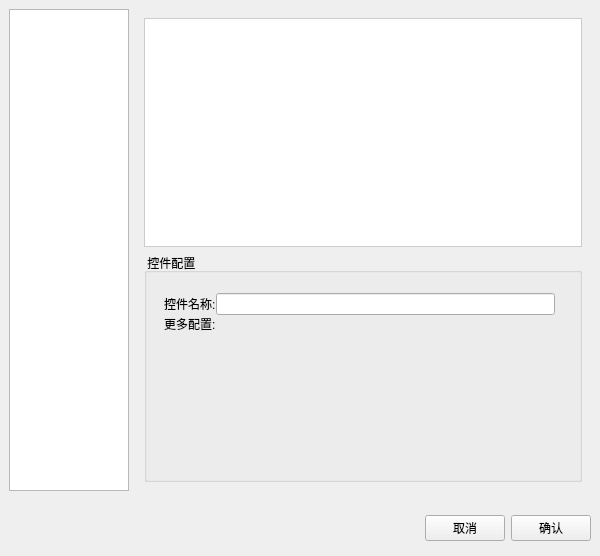
<?xml version="1.0" encoding="UTF-8"?>
<ui version="4.0">
 <class>WidgetSelectionWindow</class>
 <widget class="QWidget" name="WidgetSelectionWindow">
  <property name="geometry">
   <rect>
    <x>0</x>
    <y>0</y>
    <width>600</width>
    <height>556</height>
   </rect>
  </property>
  <property name="windowTitle">
   <string>选择控件</string>
  </property>
  <layout class="QVBoxLayout" name="verticalLayout" stretch="9,1">
   <property name="spacing">
    <number>0</number>
   </property>
   <property name="leftMargin">
    <number>0</number>
   </property>
   <property name="topMargin">
    <number>0</number>
   </property>
   <property name="rightMargin">
    <number>0</number>
   </property>
   <property name="bottomMargin">
    <number>0</number>
   </property>
   <item>
    <widget class="QWidget" name="contentWidget" native="true">
     <layout class="QHBoxLayout" name="horizontalLayout" stretch="1,5">
      <item>
       <widget class="QListWidget" name="widgetList">
        <property name="minimumSize">
         <size>
          <width>120</width>
          <height>0</height>
         </size>
        </property>
       </widget>
      </item>
      <item>
       <widget class="QWidget" name="rightWidget" native="true">
        <layout class="QVBoxLayout" name="verticalLayout_2">
         <item>
          <widget class="QWidget" name="previewWidget" native="true">
           <property name="minimumSize">
            <size>
             <width>0</width>
             <height>200</height>
            </size>
           </property>
           <property name="styleSheet">
            <string notr="true">background-color: #ffffff;
border: 1px solid #cccccc;</string>
           </property>
          </widget>
         </item>
         <item>
          <widget class="QGroupBox" name="configGroupBox">
           <property name="title">
            <string> 控件配置</string>
           </property>
           <widget class="QWidget" name="formLayoutWidget">
            <property name="geometry">
             <rect>
              <x>20</x>
              <y>40</y>
              <width>391</width>
              <height>171</height>
             </rect>
            </property>
            <layout class="QFormLayout" name="formLayout">
             <property name="horizontalSpacing">
              <number>0</number>
             </property>
             <property name="verticalSpacing">
              <number>0</number>
             </property>
             <item row="0" column="0">
              <widget class="QLabel" name="nameLabel">
               <property name="text">
                <string>控件名称:</string>
               </property>
              </widget>
             </item>
             <item row="0" column="1">
              <widget class="QLineEdit" name="nameEdit"/>
             </item>
             <item row="1" column="0">
              <widget class="QLabel" name="configPlaceholder">
               <property name="text">
                <string>更多配置:</string>
               </property>
              </widget>
             </item>
            </layout>
           </widget>
          </widget>
         </item>
        </layout>
       </widget>
      </item>
     </layout>
    </widget>
   </item>
   <item>
    <widget class="QWidget" name="buttonWidget" native="true">
     <layout class="QHBoxLayout" name="horizontalLayout_2">
      <item>
       <spacer name="horizontalSpacer">
        <property name="orientation">
         <enum>Qt::Horizontal</enum>
        </property>
        <property name="sizeHint" stdset="0">
         <size>
          <width>40</width>
          <height>20</height>
         </size>
        </property>
       </spacer>
      </item>
      <item>
       <widget class="QPushButton" name="cancelButton">
        <property name="text">
         <string>取消</string>
        </property>
       </widget>
      </item>
      <item>
       <widget class="QPushButton" name="confirmButton">
        <property name="text">
         <string>确认</string>
        </property>
       </widget>
      </item>
     </layout>
    </widget>
   </item>
  </layout>
 </widget>
 <resources/>
 <connections/>
</ui>
